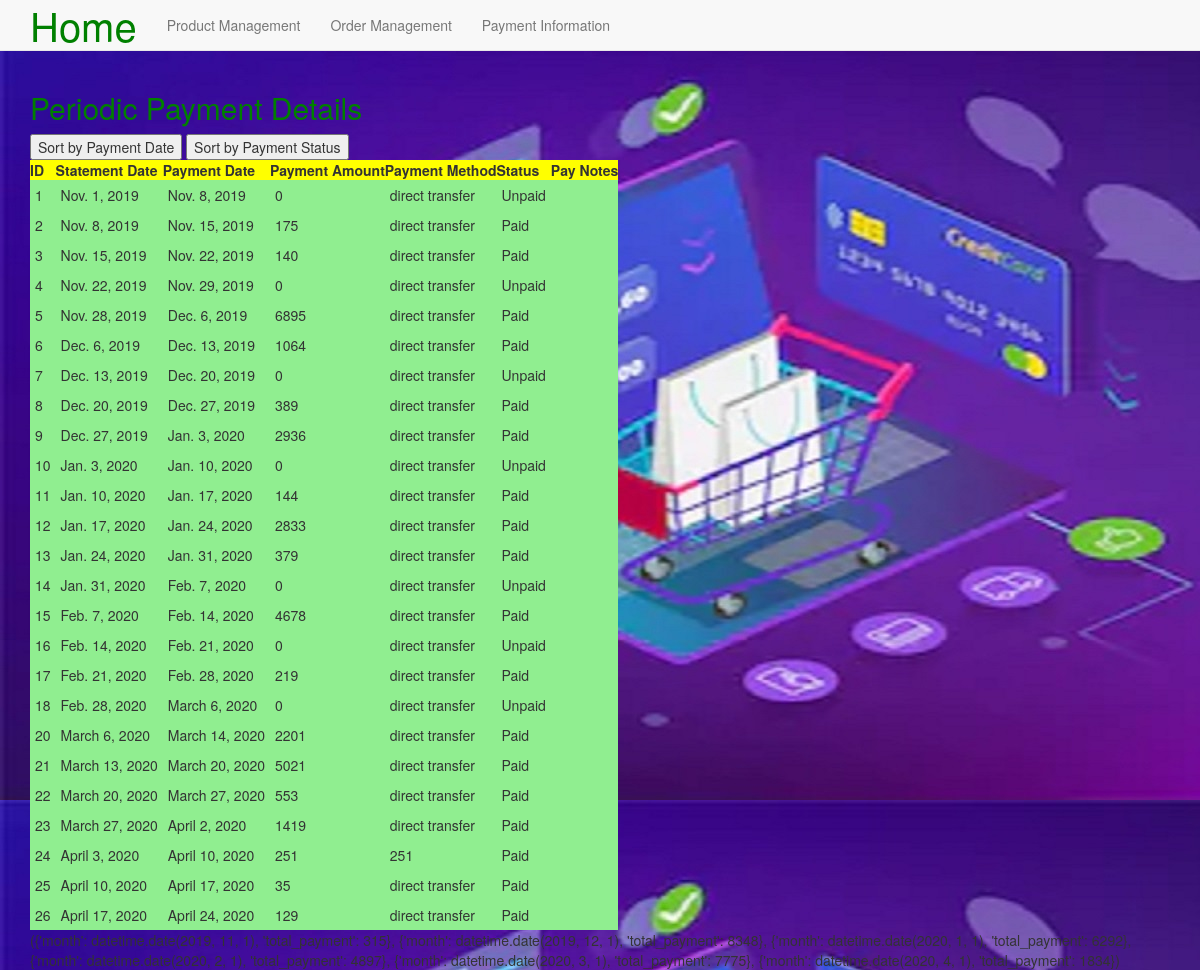
/payment/, run on the app's committed database.
### adoptions/models.py (models this page shows, shortened)
class Payment(models.Model):
   statementperiod = models.DateField(default = date.today())
   paymentdate = models.DateField(default = date.today() )
   paymentamount = models.IntegerField()
   paymentmethod = models.CharField(max_length=100 )
   Status = models.CharField(max_length = 250, default = 'paid', choices = PAYMENT_CHOICES)
   Paynote = models.CharField(max_length = 250, null = True, blank = True)
   @classmethod
   def totalpayment(cls):
      totpay = Payment.objects.annotate(month=TruncMonth('paymentdate')).values('month').annotate(total_payment=Sum('paymentamount'))
      return totpay[0],totpay[1],totpay[2],totpay[3],totpay[4],totpay[5]

### adoptions/views.py (the view)
# urls.py: url(r'^payment/',views.payment, name='Payment Information'),
def payment(request):
	paymentinfo = Payment.objects.all().order_by('paymentdate')
	pymtdate = Payment.objects.all().order_by('-paymentdate')
	totalpayment = Payment.totalpayment()
	return render(request, 'payments.html',{'paymentinfo' : paymentinfo,'pymtdate': pymtdate, 'totalpayment':totalpayment})

### adoptions/templates/payments.html (shortened to what this page needs)
{% extends "base.html" %}
{% block body_block %}
<div>
  <h2 style="color: green">Periodic Payment Details </h2>
<input type="submit" value="{% trans 'Sort by Payment Date' %}" name="datebutton" {{ paydatesort }} onclick="{{pymdate}" />
<input type="submit" value="Sort by Payment Status" id="paystatus"/>
<div class="result">
  <table>
  	<tr style="background-color: yellow">
  		<th>ID</th>
  		<th>Statement Date </th>
  		<th>Payment Date</th>
  		<th>Payment Amount  </th>
  		<th>Payment Method </th>
  		<th>Status</th>
		<th>Pay Notes </th>
  	</tr>
  	{% for payments in paymentinfo %}
	<tr style="background-color: #90ee90">
		<td style="padding: 5px"> {{payments.id}} </td>
		<td style="padding: 5px"> {{payments.statementperiod}} </td>
		<td style="padding: 5px"> {{payments.paymentdate}} </td>
		<td style="padding: 5px"> {{payments.paymentamount}} </td>
		<td style="padding: 5px"> {{payments.paymentmethod}} </td>
		<td style="padding: 5px"> {{payments.Status}} </td>
		<td style="padding: 5px"> {{payments.paynote}} </td>
	</tr>
  {% endfor %}
  </table>
  {% load humanize %}
  {{totalpayment }}
</div>
{% endblock %}

### adoptions/templates/base.html (shortened to what this page needs)
<!DOCTYPE html>
<html>
<head>
<link rel="stylesheet" href="https://maxcdn.bootstrapcdn.com/bootstrap/3.3.7/css/bootstrap.min.css">
{% load static %}
<link rel="stylesheet"  href=" {% static "mystyle.css" %}">
</head>
<body background='static/CRM2.jpg'>
	<nav class='navbar navbar-default navbar-static-top'>
	<div class="container ">
		<ul class='nav navbar-nav'>
			<li><a class='navbar-brand' href="{% url 'home' %}" style="color: Green; font-size: 40px">Home
			</a></li>
			<li><a class='navbar-link' href="{% url 'product management' %}" style="color: blue, font-size:20px"> Product Management</a></li>
			<li><a class='navbar-link' href="{%url 'Order management' %}" style="color: blue, font-size:20px"> Order Management</a></li>
			<li><a class='navbar-link' href="{%url 'Payment Information' %}" style="color: blue, font-size:20px">Payment Information</a></li>
		</ul>
	</div>
	</nav>
<div class="container" >
	   {% block body_block %}
	   {% endblock %}
</div>
</body>
</html>

### data on the page
Payment: id "1", statementperiod "Nov. 1, 2019", paymentdate "Nov. 8, 2019", paymentamount "0", paymentmethod "direct transfer", Status "Unpaid"
Payment: id "2", statementperiod "Nov. 8, 2019", paymentdate "Nov. 15, 2019", paymentamount "175", paymentmethod "direct transfer", Status "Paid"
Payment: id "3", statementperiod "Nov. 15, 2019", paymentdate "Nov. 22, 2019", paymentamount "140", paymentmethod "direct transfer", Status "Paid"
Payment: id "4", statementperiod "Nov. 22, 2019", paymentdate "Nov. 29, 2019", paymentamount "0", paymentmethod "direct transfer", Status "Unpaid"
Payment: id "5", statementperiod "Nov. 28, 2019", paymentdate "Dec. 6, 2019", paymentamount "6895", paymentmethod "direct transfer", Status "Paid"
Payment: id "6", statementperiod "Dec. 6, 2019", paymentdate "Dec. 13, 2019", paymentamount "1064", paymentmethod "direct transfer", Status "Paid"
Payment: id "7", statementperiod "Dec. 13, 2019", paymentdate "Dec. 20, 2019", paymentamount "0", paymentmethod "direct transfer", Status "Unpaid"
Payment: id "8", statementperiod "Dec. 20, 2019", paymentdate "Dec. 27, 2019", paymentamount "389", paymentmethod "direct transfer", Status "Paid"
Payment: id "9", statementperiod "Dec. 27, 2019", paymentdate "Jan. 3, 2020", paymentamount "2936", paymentmethod "direct transfer", Status "Paid"
Payment: id "10", statementperiod "Jan. 3, 2020", paymentdate "Jan. 10, 2020", paymentamount "0", paymentmethod "direct transfer", Status "Unpaid"
Payment: id "11", statementperiod "Jan. 10, 2020", paymentdate "Jan. 17, 2020", paymentamount "144", paymentmethod "direct transfer", Status "Paid"
Payment: id "12", statementperiod "Jan. 17, 2020", paymentdate "Jan. 24, 2020", paymentamount "2833", paymentmethod "direct transfer", Status "Paid"
Payment: id "13", statementperiod "Jan. 24, 2020", paymentdate "Jan. 31, 2020", paymentamount "379", paymentmethod "direct transfer", Status "Paid"
Payment: id "14", statementperiod "Jan. 31, 2020", paymentdate "Feb. 7, 2020", paymentamount "0", paymentmethod "direct transfer", Status "Unpaid"
Payment: id "15", statementperiod "Feb. 7, 2020", paymentdate "Feb. 14, 2020", paymentamount "4678", paymentmethod "direct transfer", Status "Paid"
Payment: id "16", statementperiod "Feb. 14, 2020", paymentdate "Feb. 21, 2020", paymentamount "0", paymentmethod "direct transfer", Status "Unpaid"
Payment: id "17", statementperiod "Feb. 21, 2020", paymentdate "Feb. 28, 2020", paymentamount "219", paymentmethod "direct transfer", Status "Paid"
Payment: id "18", statementperiod "Feb. 28, 2020", paymentdate "March 6, 2020", paymentamount "0", paymentmethod "direct transfer", Status "Unpaid"
Payment: id "20", statementperiod "March 6, 2020", paymentdate "March 14, 2020", paymentamount "2201", paymentmethod "direct transfer", Status "Paid"
Payment: id "21", statementperiod "March 13, 2020", paymentdate "March 20, 2020", paymentamount "5021", paymentmethod "direct transfer", Status "Paid"
Payment: id "22", statementperiod "March 20, 2020", paymentdate "March 27, 2020", paymentamount "553", paymentmethod "direct transfer", Status "Paid"
Payment: id "23", statementperiod "March 27, 2020", paymentdate "April 2, 2020", paymentamount "1419", paymentmethod "direct transfer", Status "Paid"
Payment: id "24", statementperiod "April 3, 2020", paymentdate "April 10, 2020", paymentamount "251", paymentmethod "251", Status "Paid"
Payment: id "25", statementperiod "April 10, 2020", paymentdate "April 17, 2020", paymentamount "35", paymentmethod "direct transfer", Status "Paid"
Payment: id "26", statementperiod "April 17, 2020", paymentdate "April 24, 2020", paymentamount "129", paymentmethod "direct transfer", Status "Paid"
